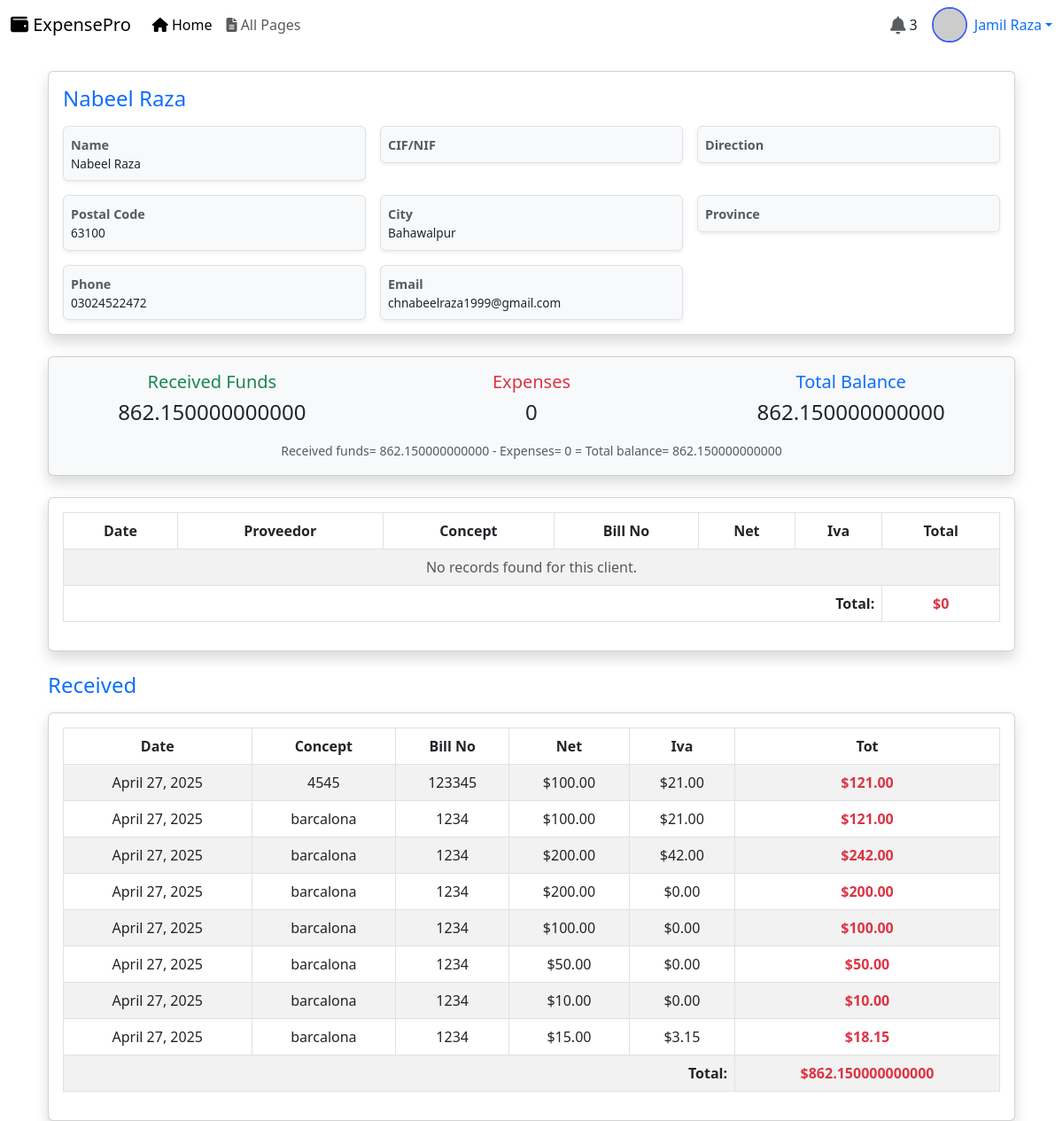
Screenshot of /client/35/history (signed in) with the database file from the repository.
### app/models.py (models this page shows, shortened)
class Client_details(models.Model):
    name = models.CharField(max_length=255)
    cif_nif = models.CharField(max_length=50, unique=True)
    direction = models.TextField()
    postal_code = models.CharField(max_length=6)
    city = models.CharField(max_length=100)
    province = models.CharField(max_length=100)
    phone = models.CharField(max_length=15)
    email = models.EmailField(unique=True)

class Funds(models.Model):
    date = models.DateField()
    client = models.ForeignKey(Client_details, on_delete=models.CASCADE)
    bill_no = models.CharField(max_length=120)
    concept = models.CharField(max_length=120)
    neto = models.DecimalField(max_digits=10,decimal_places=2)
    iva = models.DecimalField(max_digits=10, decimal_places=2, default=0.0)
    total = models.DecimalField(max_digits=10, decimal_places=2)

### app/views.py (the view)
# urls.py: path('client/<int:client_id>/history',views.client_history, name='client_history'),
@custom_login_required
def client_history(request,client_id):
    client = get_object_or_404(Client_details, id=client_id)
    expenses = Expense.objects.filter(client_id=client_id).order_by('-date')
    funds_recevied = Funds.objects.filter(client_id= client_id).order_by('-date')
    total_sum = expenses.aggregate(total_sum=Sum('total'))['total_sum'] or 0
    tsf =funds_recevied.aggregate(tsf=Sum('total'))['tsf'] or 0
    remaining_balance = tsf - total_sum
    context = {
        'client': client,
        'expenses': expenses,
        'total_sum': total_sum,
        'funds_recevied' : funds_recevied,
        'tsf' : tsf,
        'remaining_balance' : remaining_balance,
    }
    return render(request , 'client_history.html',context)

### app/views.py (called while the page is built)
def custom_login_required(view_func):
    @wraps(view_func)
    def wrapper(request, *args, **kwargs):
        if request.user.is_authenticated:
            return view_func(request, *args, **kwargs)
        else:
            return render(request, 'page_not_found.html', status=401)  # or custom template
    return wrapper

### template/client_history.html (shortened to what this page needs)
{% extends "base.html" %}
{% block content %}
<div class="container mt-4">
    <div class="card shadow p-3 mb-4">
        <h3 class="text-primary mb-3" style="font-size: 1.5rem;">{{ client.name }}</h3>
        <div class="row g-3">
            <div class="col-sm-6 col-md-4">
                <div class="border rounded p-2 bg-light shadow-sm">
                    <strong class="text-muted" style="font-size: 0.9rem;">Name</strong>
                    <div style="font-size: 0.85rem;">{{client.name}}</div>
                </div>
            </div>
            <div class="col-sm-6 col-md-4">
                <div class="border rounded p-2 bg-light shadow-sm">
                    <strong class="text-muted" style="font-size: 0.9rem;">CIF/NIF</strong>
                </div>
            </div>
            <div class="col-sm-6 col-md-4">
                <div class="border rounded p-2 bg-light shadow-sm">
                    <strong class="text-muted" style="font-size: 0.9rem;">Direction</strong>
                </div>
            </div>
            <div class="col-sm-6 col-md-4">
                <div class="border rounded p-2 bg-light shadow-sm">
                    <strong class="text-muted" style="font-size: 0.9rem;">Postal Code</strong>
                    <div style="font-size: 0.85rem;">{{ client.postal_code }}</div>
                </div>
            </div>
            <div class="col-sm-6 col-md-4">
                <div class="border rounded p-2 bg-light shadow-sm">
                    <strong class="text-muted" style="font-size: 0.9rem;">City</strong>
                    <div style="font-size: 0.85rem;">{{ client.city }}</div>
                </div>
            </div>
            <div class="col-sm-6 col-md-4">
                <div class="border rounded p-2 bg-light shadow-sm">
                    <strong class="text-muted" style="font-size: 0.9rem;">Province</strong>
                </div>
            </div>
            <div class="col-sm-6 col-md-4">
                <div class="border rounded p-2 bg-light shadow-sm">
                    <strong class="text-muted" style="font-size: 0.9rem;">Phone</strong>
                    <div style="font-size: 0.85rem;">{{ client.phone }}</div>
                </div>
            </div>
            <div class="col-sm-6 col-md-4">
                <div class="border rounded p-2 bg-light shadow-sm">
                    <strong class="text-muted" style="font-size: 0.9rem;">Email</strong>
                    <div style="font-size: 0.85rem;">{{ client.email }}</div>
                </div>
            </div>
        </div>
    </div>
    <div class="card shadow p-3 mb-4 bg-light">
        <div class="row text-center">
            <div class="col-md-4">
                <h5 class="text-success">Received Funds</h5>
                <h4>{{ tsf}}</h4>
            </div>
            <div class="col-md-4">
                <h5 class="text-danger">Expenses</h5>
                <h4>{{total_sum}}</h4>
            </div>
            <div class="col-md-4">
                <h5 class="text-primary">Total Balance</h5>
                <h4>{{remaining_balance}}</h4>
            </div>
        </div>
        <div class="text-center mt-2">
            <small class="text-muted">Received funds= {{tsf}} - Expenses= {{total_sum}} = Total balance= {{remaining_balance}}</small>
        </div>
    </div>
    <div class="card shadow p-3 mb-4">
        <div class="table-responsive">
            <table class="table table-bordered table-striped">
                <thead class="bg-secondary text-white text-center">
                    <tr>
                        <th>Date</th>
                        <th>Proveedor</th>
                        <th>Concept</th>
                        <th>Bill No</th>
                        <th>Net</th>
                        <th>Iva</th>
                        <th>Total</th>
                    </tr>
                </thead>
                <tbody>
                    {% for expense in expenses %}
                    <tr class="text-center">
                        <td>{{ expense.date }}</td>
                        <td>{{ expense.provider.name }}</td>
                        <td>{{ expense.concept }}</td>
                        <td>{{ expense.bill_no }}</td>
                        <td>${{ expense.neto }}</td>
                        <td>${{ expense.iva }}</td>
                        <td class="text-danger"><strong>${{ expense.total }}</strong></td>
                    </tr>
                    {% empty %}
                    <tr>
                        <td colspan="7" class="text-center text-muted">No records found for this client.</td>
                    </tr>
                    {% endfor %}
                    <tr class="text-center bg-light">
                        <td colspan="6" class="text-end"><strong>Total:</strong></td>
                        <td class="text-danger"><strong>${{ total_sum }}</strong></td>
                    </tr>
                </tbody>
            </table>
        </div>
    </div>
    <h3 class="text-primary mb-3" style="font-size: 1.5rem;">Received</h3>
    <div class="card shadow p-3">
        <div class="table-responsive">
            <table class="table table-bordered table-striped">
                <thead class="bg-secondary text-white text-center">
                    <tr>
                        <th>Date</th>
                        <th>Concept</th>
                        <th>Bill No</th>
                        <th>Net</th>
                        <th>Iva</th>
                        <th>Tot</th>
                    </tr>
                </thead>
                <tbody>
                    {% for fund in funds_recevied%}
                    <tr class="text-center">
                        <td>{{ fund.date }}</td>
                        <td>{{ fund.concept }}</td>
                        <td>{{ fund.bill_no }}</td>
                        <td>${{ fund.neto }}</td>
                        <td>${{ fund.iva }}</td>
                        <td class="text-danger"><strong>${{ fund.total }}</strong></td>
                    </tr>
                    {% empty %}
                    <tr>
                        <td colspan="6" class="text-center text-muted">No records found for this client.</td>
                    </tr>
                    {% endfor %}
                    <tr class="text-center bg-light">
                        <td colspan="5" class="text-end"><strong>Total:</strong></td>
                        <td class="text-danger"><strong>${{ tsf }}</strong></td>
                    </tr>
                </tbody>
            </table>
        </div>
    </div>
</div>
{% endblock %}

### template/base.html (style rules this page uses)
:root { --primary-color: #4361ee; --secondary-color: #3a0ca3; --light-color: #f8f9fa; --dark-color: #212529; }
body { font-family: 'Segoe UI', Tahoma, Geneva, Verdana, sans-serif; }

### rows the page displays
Client_details: name "Nabeel Raza", postal_code "63100", city "Bahawalpur", phone "03024522472", email "chnabeelraza1999@gmail.com"
Funds: date "April 27, 2025", concept "4545", bill_no "123345", neto "100.00", iva "21.00", total "121.00"
Funds: date "April 27, 2025", concept "barcalona", bill_no "1234", neto "100.00", iva "21.00", total "121.00"
Funds: date "April 27, 2025", concept "barcalona", bill_no "1234", neto "200.00", iva "42.00", total "242.00"
Funds: date "April 27, 2025", concept "barcalona", bill_no "1234", neto "200.00", iva "0.00", total "200.00"
Funds: date "April 27, 2025", concept "barcalona", bill_no "1234", neto "100.00", iva "0.00", total "100.00"
Funds: date "April 27, 2025", concept "barcalona", bill_no "1234", neto "50.00", iva "0.00", total "50.00"
Funds: date "April 27, 2025", concept "barcalona", bill_no "1234", neto "10.00", iva "0.00", total "10.00"
Funds: date "April 27, 2025", concept "barcalona", bill_no "1234", neto "15.00", iva "3.15", total "18.15"

### other values shown
{{ tsf }} "862.150000000000"
{{ total_sum }} "0"
{{ remaining_balance }} "862.150000000000"
